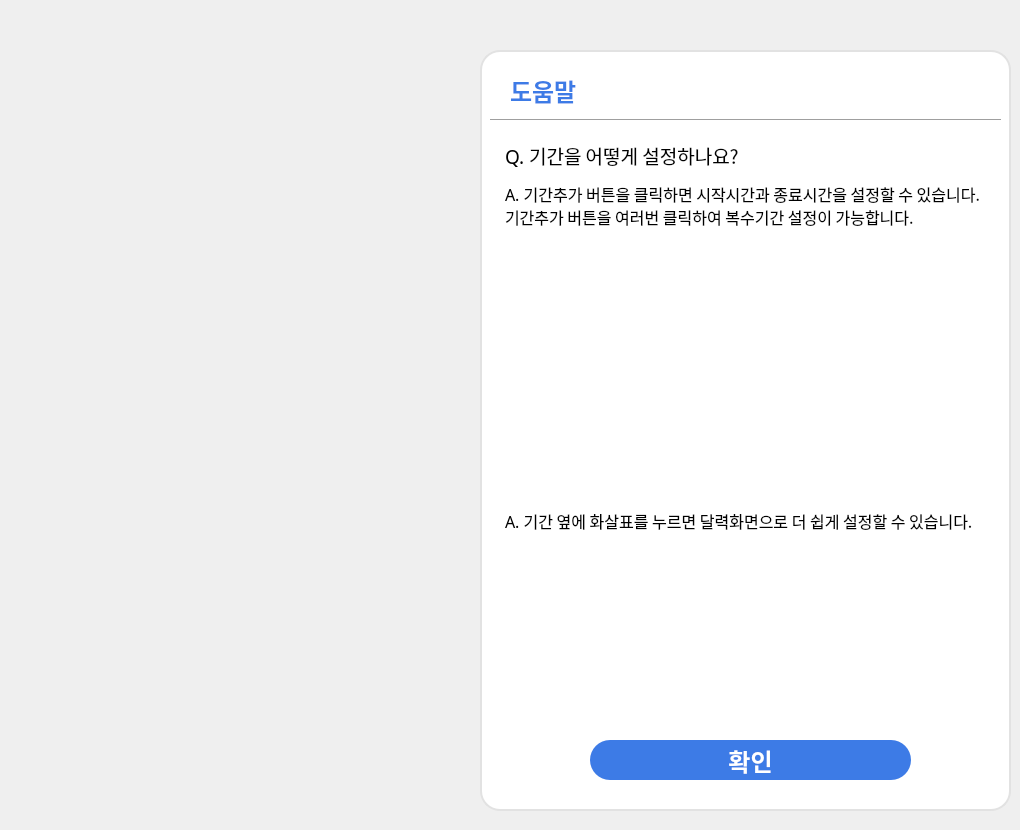
<?xml version="1.0" encoding="UTF-8"?>
<ui version="4.0">
 <class>Dialog</class>
 <widget class="QDialog" name="Dialog">
  <property name="geometry">
   <rect>
    <x>0</x>
    <y>0</y>
    <width>1020</width>
    <height>830</height>
   </rect>
  </property>
  <property name="windowTitle">
   <string>Dialog</string>
  </property>
  <widget class="QWidget" name="widget" native="true">
   <property name="geometry">
    <rect>
     <x>10</x>
     <y>10</y>
     <width>1001</width>
     <height>811</height>
    </rect>
   </property>
   <widget class="QLabel" name="label_6">
    <property name="geometry">
     <rect>
      <x>500</x>
      <y>65</y>
      <width>100</width>
      <height>30</height>
     </rect>
    </property>
    <property name="font">
     <font>
      <family>나눔스퀘어 Bold</family>
      <pointsize>18</pointsize>
      <weight>75</weight>
      <bold>true</bold>
     </font>
    </property>
    <property name="styleSheet">
     <string notr="true">color: #3D7BE6;</string>
    </property>
    <property name="text">
     <string>도움말</string>
    </property>
   </widget>
   <widget class="QPushButton" name="okBtn_help">
    <property name="geometry">
     <rect>
      <x>580</x>
      <y>730</y>
      <width>321</width>
      <height>40</height>
     </rect>
    </property>
    <property name="font">
     <font>
      <family>나눔스퀘어 Bold</family>
      <pointsize>18</pointsize>
      <weight>75</weight>
      <bold>true</bold>
     </font>
    </property>
    <property name="cursor">
     <cursorShape>PointingHandCursor</cursorShape>
    </property>
    <property name="styleSheet">
     <string notr="true">color: white;
background-color: #3D7BE6;
border-radius: 20px;</string>
    </property>
    <property name="text">
     <string>확인</string>
    </property>
   </widget>
   <widget class="Line" name="line_3">
    <property name="geometry">
     <rect>
      <x>480</x>
      <y>100</y>
      <width>511</width>
      <height>20</height>
     </rect>
    </property>
    <property name="styleSheet">
     <string notr="true">color: #E2E2E2;</string>
    </property>
    <property name="orientation">
     <enum>Qt::Horizontal</enum>
    </property>
   </widget>
   <widget class="QLabel" name="label_17">
    <property name="geometry">
     <rect>
      <x>470</x>
      <y>40</y>
      <width>531</width>
      <height>761</height>
     </rect>
    </property>
    <property name="styleSheet">
     <string notr="true">background-color: rgb(255, 255, 255);
border-radius: 20px;
border: 2px solid #E2E2E2;</string>
    </property>
    <property name="text">
     <string/>
    </property>
   </widget>
   <widget class="QLabel" name="label">
    <property name="geometry">
     <rect>
      <x>495</x>
      <y>130</y>
      <width>261</width>
      <height>31</height>
     </rect>
    </property>
    <property name="font">
     <font>
      <family>나눔스퀘어 Bold</family>
      <pointsize>14</pointsize>
     </font>
    </property>
    <property name="text">
     <string>Q. 기간을 어떻게 설정하나요?</string>
    </property>
   </widget>
   <widget class="QLabel" name="label_3">
    <property name="geometry">
     <rect>
      <x>590</x>
      <y>230</y>
      <width>291</width>
      <height>241</height>
     </rect>
    </property>
    <property name="text">
     <string/>
    </property>
    <property name="pixmap">
     <pixmap>Screenshot_7.png</pixmap>
    </property>
    <property name="scaledContents">
     <bool>true</bool>
    </property>
   </widget>
   <widget class="QLabel" name="label_5">
    <property name="geometry">
     <rect>
      <x>640</x>
      <y>540</y>
      <width>201</width>
      <height>161</height>
     </rect>
    </property>
    <property name="text">
     <string/>
    </property>
    <property name="pixmap">
     <pixmap>Screenshot_6.png</pixmap>
    </property>
    <property name="scaledContents">
     <bool>true</bool>
    </property>
   </widget>
   <widget class="QLabel" name="label_2">
    <property name="geometry">
     <rect>
      <x>495</x>
      <y>170</y>
      <width>491</width>
      <height>51</height>
     </rect>
    </property>
    <property name="font">
     <font>
      <family>나눔스퀘어</family>
      <pointsize>12</pointsize>
     </font>
    </property>
    <property name="text">
     <string>A. 기간추가 버튼을 클릭하면 시작시간과 종료시간을 설정할 수 있습니다.
기간추가 버튼을 여러번 클릭하여 복수기간 설정이 가능합니다.</string>
    </property>
   </widget>
   <widget class="QLabel" name="label_7">
    <property name="geometry">
     <rect>
      <x>495</x>
      <y>485</y>
      <width>480</width>
      <height>51</height>
     </rect>
    </property>
    <property name="font">
     <font>
      <family>나눔스퀘어</family>
      <pointsize>12</pointsize>
     </font>
    </property>
    <property name="text">
     <string>A. 기간 옆에 화살표를 누르면 달력화면으로 더 쉽게 설정할 수 있습니다.</string>
    </property>
   </widget>
   <zorder>label_17</zorder>
   <zorder>label_6</zorder>
   <zorder>okBtn_help</zorder>
   <zorder>line_3</zorder>
   <zorder>label</zorder>
   <zorder>label_3</zorder>
   <zorder>label_5</zorder>
   <zorder>label_2</zorder>
   <zorder>label_7</zorder>
  </widget>
 </widget>
 <resources/>
 <connections/>
</ui>
